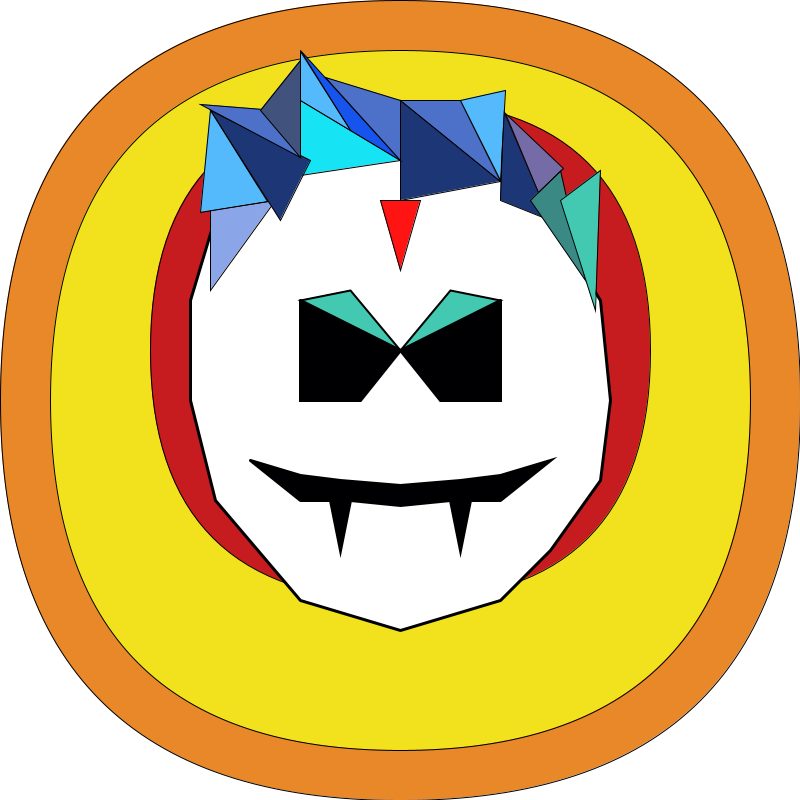
Frame 1 (no input)
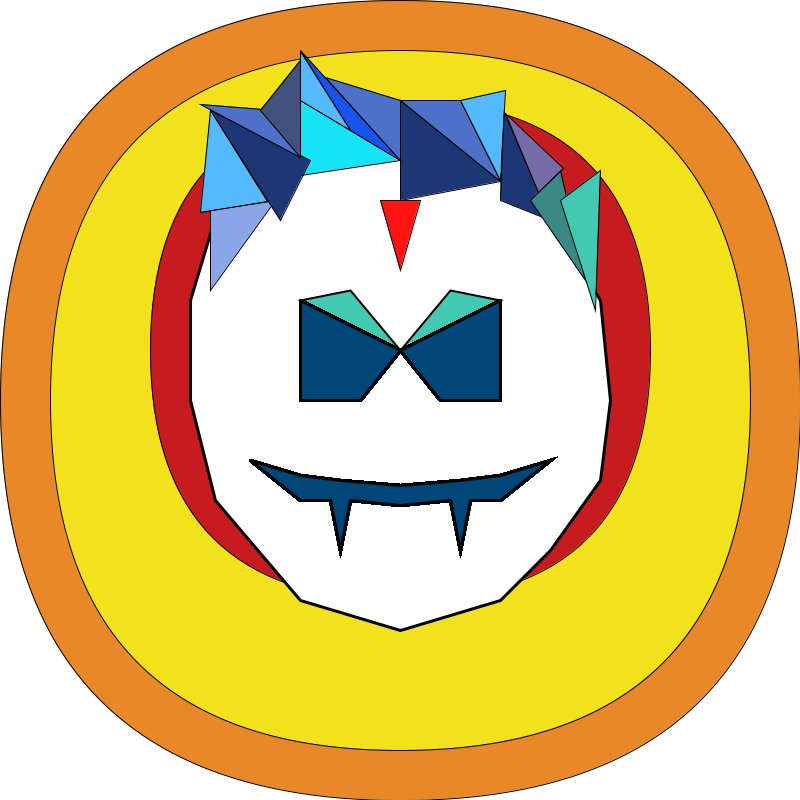
Frame 60 (the mouse pressed at the canvas centre just before this capture)
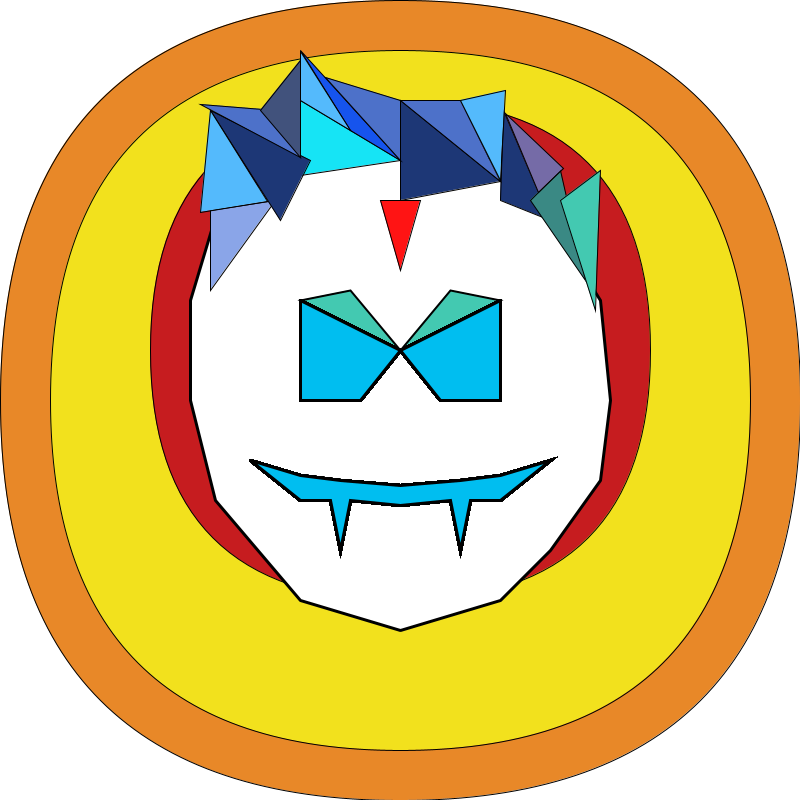
Frame 120 (the mouse held since frame 60 and released just before this capture)

The Processing sketch that drew these frames (run headless with seeded random() and noise(); from frame 60 on, the mouse is pressed at the canvas centre):

// Processing sketch: processing_70574
// ── processing_70574.pde

void setup(){
size(800,800);
smooth();
//background design
background(255);

strokeWeight(1);
fill(#E88828);
rect(0,0,800,800,1000,1000,1000,1000);
fill(#F2E11D);
rect(50,50,700,700,1000,1000,1000,1000);
fill(#C61C1F);
rect(150,100,500,500,600,600,600,600);


//THE FACE BODY
fill(255);
strokeWeight(3);
//ellipse(400,400,425,500);
beginShape();
vertex(400,140);//1
vertex(500,160);//2
vertex(550,220);//3
vertex(600,300);//4
vertex(610,400);//5
vertex(600,480);//6
vertex(550,550);//7
vertex(500,600);//8
vertex(400,630);//9
vertex(300,600);//10
vertex(215,500);//11
vertex(190,400);
vertex(190,300);
vertex(220,200);
endShape();
//HAIRRRRR
strokeWeight(1);
pushMatrix();
fill(#8AA5E8);//azul
translate(200,200);
triangle(10,10,75,0,10,90);
popMatrix();


pushMatrix();
fill(#16E4F5);//baby blue
translate(300,100);
triangle(0,0,100,60,0,75);
popMatrix();

pushMatrix();
fill(#1D3776);//deep blue
translate(200,100);
triangle(10,10,110,60,80,120);
popMatrix();

pushMatrix();
translate(400,100);
triangle(0,0,100,81,0,100);
popMatrix();

pushMatrix();
translate(500,100);
triangle(3,10,50,120,0,100);
popMatrix();

pushMatrix();
translate(300,50);
fill(#1654ED);
triangle(0,0,50,80,100,110);
popMatrix();

pushMatrix();
translate(300,0);
fill(#4D71C9);
triangle(25,77,100,160,100,100);
popMatrix();

pushMatrix();
translate(400,50);
triangle(0,50,100,131,60,50);
popMatrix();
pushMatrix();
translate(200,100);
triangle(0,4,75,10,100,57);
popMatrix();
//no translate triangles
fill(#41527C);//mud azul
triangle(260,110,300,157,300,60);
fill(#54BAFC);//a bright azul
triangle(300,51,300,100,350,130);
triangle(505,90,500,180,460,100);
triangle(267,201,210,110,200,212);

pushMatrix();
fill(#3A8984);//azul,murky green
translate(500,200);
triangle(85,80,30,0,60,-30);
popMatrix();

pushMatrix();
fill(#756BA7);//slight purple
translate(500,100);
triangle(5,13,38,92,63,68);
popMatrix();

pushMatrix();
translate(500,200);
fill(#43C9B1);
triangle(95,110,60,0,100,-30);
popMatrix();
//eyebrows
strokeWeight(2);
triangle(400,350,300,300,350,290);
triangle(400,350,500,300,450,290);
fill(255,20,20);
strokeWeight(1);
triangle(420,200,380,200,400,270);
noFill();
strokeWeight(3);
beginShape();






//vertical grid lines
//pushMatrix();
//line(0,0,0,800);//left line
//translate(100,0);
//line(0,0,0,800);
//translate(100,0);
//line(0,0,0,800);
//translate(100,0);
//line(0,0,0,800);
//translate(100,0);
//translate(100,0);
//line(0,0,0,800);
//translate(100,0);
//line(0,0,0,800);
//translate(100,0);
//line(0,0,0,800);
//translate(100,0);
//line(0,0,0,800);
//popMatrix();

//horizontal grid lines
//pushMatrix();
//line(0,400,800,400);//mid line
//line(0,0,800,0);
//translate(0,100);
//line(0,0,800,0);
//translate(0,100);
//line(0,0,800,0);
//translate(0,100);
//line(0,0,800,0);
//translate(0,100);
//line(0,0,800,0);
//translate(0,100);
//line(0,0,800,0);
//translate(0,100);
//line(0,0,800,0);
//translate(0,100);
//line(0,0,800,0);
//translate(0,100);
//line(0,0,800,0);
//popMatrix();

}//end of void setup

//animate eyes color change
float d = 0;
float i = 0;
float e = 0;
void draw(){
  i = i+2;
  d = d+1;
  e = e+.5;
  
  fill(#3D575F);
  strokeWeight(1);
  if (i>0){
    fill(0,i-50,i);
  }
  if (i>=255){
    fill(0,d,0);
  }
  if (d>255){
    i=0;
    d=0;
    fill(d,i,0);
  }
  if (e>100){
    fill(e,0,0);
  }
  if (e>290){
    e=0;
  }
  strokeWeight(3);
  beginShape();//left eye
  vertex(300,300);
  vertex(300,400);
  vertex(360,400);
  vertex(400,350);
  vertex(300,300);
  //
  endShape();
  beginShape();//right eye
  vertex(500,300);
  vertex(400,350);
  vertex(440,400);
  vertex(500,400);
  vertex(500,300);
  endShape();
  strokeWeight(3);
  
  beginShape();//mouth
  vertex(250,460);
  vertex(300,500);
  vertex(330,500);
  vertex(340,550);
  vertex(350,500);
  vertex(400,505);
  vertex(450,500);
  vertex(460,550);
  vertex(470,500);
  vertex(500,500);
  vertex(550,460);
  vertex(500,475);
  vertex(460,480);
  vertex(400,485);
  vertex(340,480);
  vertex(300,475);
  vertex(250,460);
  endShape();

}//end void draw
